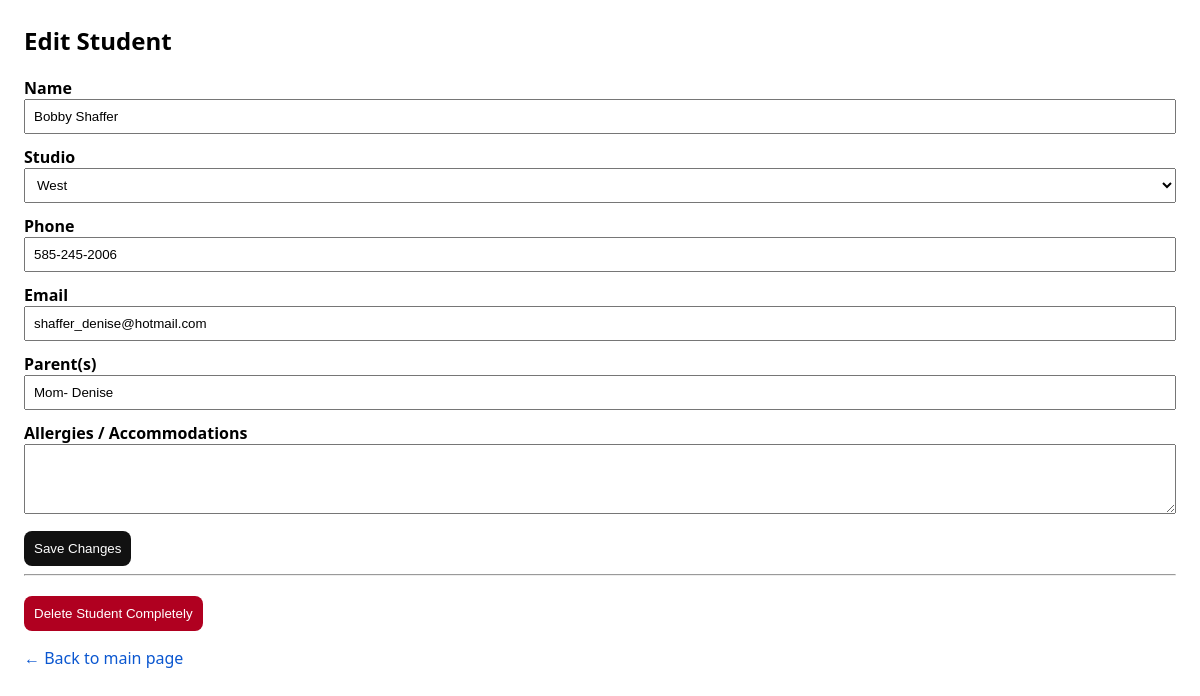
The app's page /student/19 with its own data.
### tables this page shows
CREATE TABLE students (
            id INTEGER PRIMARY KEY AUTOINCREMENT,
            name TEXT NOT NULL UNIQUE,
            studio TEXT NOT NULL CHECK (studio IN ('East','West'))
        , phone TEXT, email TEXT, parents TEXT, accommodations TEXT);

### app.py (the view, shortened to what this page needs)
@app.route("/student/<int:student_id>", methods=["GET", "POST"])
def edit_student(student_id):
    init_db()
    con = db()
    student = con.execute("SELECT * FROM students WHERE id=?", (student_id,)).fetchone()
    return render_template("edit_student.html", student=student)

### app.py (called while the page is built)
def db():
    conn = sqlite3.connect(DB)
    conn.row_factory = sqlite3.Row
    return conn

### templates/edit_student.html (shortened to what this page needs)
<!doctype html>
<html>
<head>
</head>
<body>
<h2>Edit Student</h2>
<form method="post">
  <label>Name</label>
  <input name="name" value="{{ student.name }}" required>
  <label>Studio</label>
  <select name="studio">
    <option {{ 'selected' if student.studio == 'West' }}>West</option>
  </select>
  <label>Phone</label>
  <input name="phone" value="{{ student.phone or '' }}">
  <label>Email</label>
  <input name="email" value="{{ student.email or '' }}">
  <label>Parent(s)</label>
  <input name="parents" value="{{ student.parents or '' }}">
  <label>Allergies / Accommodations</label>
  <textarea name="accommodations">{{ student.accommodations or '' }}</textarea>
  <button class="primary">Save Changes</button>
</form>
<hr>
<form method="post" onsubmit="return confirm('This will delete the student and ALL history. Continue?');">
  <button class="danger">Delete Student Completely</button>
</form>
<p><a href="{{ url_for('index') }}">← Back to main page</a></p>
</body>
</html>

### templates/edit_student.html (style rules this page uses)
body { font-family: system-ui, Arial; margin: 24px; }
label { display:block; margin-top: 12px; font-weight:600; }
input, select, textarea { padding:8px; width:100%; box-sizing:border-box; }
textarea { min-height: 70px; }
button { margin-top:12px; padding:10px; border-radius:8px; border:0; cursor:pointer; }
.danger { background:#b00020; color:white; }
.primary { background:#111; color:white; }
a { color:#0b57d0; text-decoration:none; }

### records on screen
students: name "Bobby Shaffer", phone "585-245-2006", email "shaffer_denise@hotmail.com", parents "Mom- Denise"
